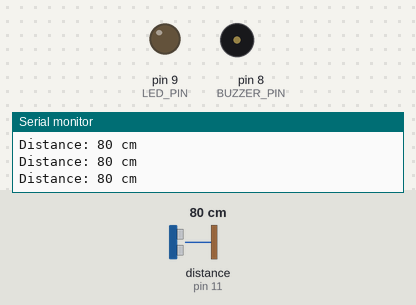
Recording of a sketch running on a simulated Arduino Uno, built with avr-gcc and run on an emulated ATmega328P. Parts: output pins drawn as LEDs (lit = HIGH), buzzer (waves = sounding), the last lines printed to the serial monitor. Wiring (inferred from the names in the program): ultrasonic range finder: trigger pin 12; echo pin 11. The inputs (shaded band) are chosen by the test bench; at power-on: distance to the obstacle (sensor on pin 11) 80 cm. The echo pulse lasts 58.3 µs per cm; pins used as bus, display or sensor lines are not drawn.

Above: at 1.2 s.
1.3 s: distance to the obstacle (sensor on pin 11) set to 2 cm
At 2.4 s:
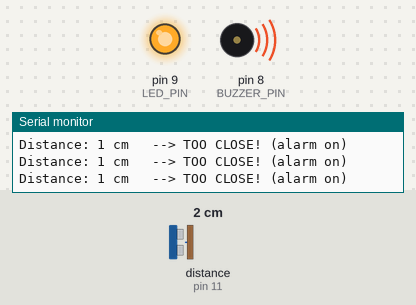
2.8 s: distance to the obstacle (sensor on pin 11) set to 35 cm
At 4.0 s:
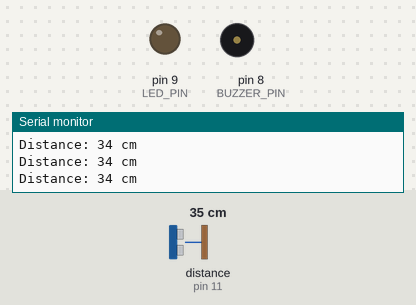
4.3 s: distance to the obstacle (sensor on pin 11) set to 4 cm
At 5.4 s:
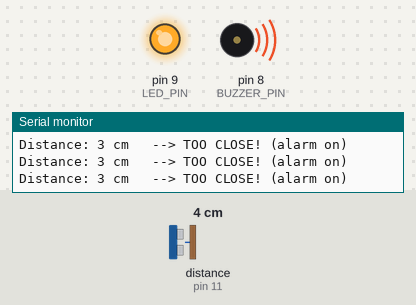
Timing chart, 0 to 7.3 s (numbered marks = the images above; inputs shaded):
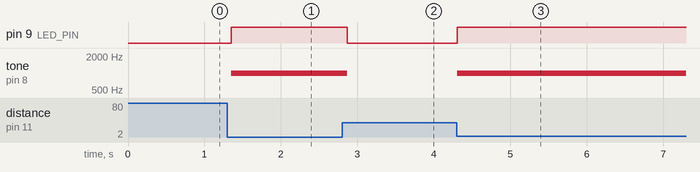

The sketch:

03_distance_full_alarm.ino
```cpp
// ============================================================
// Project 3 - Don't Get Too Close (Proximity Alarm)
// Sketch 03: Full Alarm (light AND sound when something is close)
// ============================================================
//
// WHAT THIS SKETCH DOES:
//   Everything Sketch 02 did (measure distance, light the LED when
//   closer than 20 cm), PLUS: the buzzer now BEEPS at the same time.
//   You have a complete proximity alarm - light and sound together.
//
//   When the object moves away, both the LED and the buzzer turn off.
//
// Open the Serial Monitor at 9600 baud and bring your hand within
// about 20 cm of the sensor. The LED lights and the buzzer beeps.
// ============================================================


// ---- PIN NUMBERS (which Arduino pin each part is wired to) ----
const int TRIG_PIN   = 12;  // sensor: sends the ping out
const int ECHO_PIN   = 11;  // sensor: listens for the echo
const int LED_PIN    = 9;   // the alarm LIGHT, through a 220 ohm resistor
const int BUZZER_PIN = 8;   // the alarm SOUND (piezo buzzer)

// ---- THE THRESHOLD (how close is "too close") ----
const int THRESHOLD_CM = 20;  // closer than this many cm -> full alarm ON

// ---- THE BEEP (how high the buzzer tone is) ----
const int ALARM_TONE = 1000;  // 1000 Hz beep

// ---- COMMUNICATION SPEED (must match the Serial Monitor) ----
const long SERIAL_BAUD = 9600;


// ============================================================
// readDistanceCm() - ping once and return the distance in centimetres.
// Returns 999 when no echo comes back (nothing is close enough).
// ============================================================
long readDistanceCm() {
  digitalWrite(TRIG_PIN, LOW);
  delayMicroseconds(2);
  digitalWrite(TRIG_PIN, HIGH);
  delayMicroseconds(10);
  digitalWrite(TRIG_PIN, LOW);

  long duration = pulseIn(ECHO_PIN, HIGH, 30000UL);

  if (duration == 0) {
    return 999;  // no echo -> nothing close
  }
  return duration / 58;  // microseconds -> centimetres
}


// ============================================================
// setup() runs ONE time when the Arduino powers on or resets.
// ============================================================
void setup() {
  pinMode(TRIG_PIN, OUTPUT);
  pinMode(ECHO_PIN, INPUT);
  pinMode(LED_PIN, OUTPUT);
  pinMode(BUZZER_PIN, OUTPUT);

  digitalWrite(LED_PIN, LOW);  // start with the alarm OFF
  noTone(BUZZER_PIN);          // make sure the buzzer is silent

  Serial.begin(SERIAL_BAUD);
  Serial.println("=================================");
  Serial.println("   DON'T GET TOO CLOSE");
  Serial.println("   Full alarm (light + sound) at 20 cm");
  Serial.println("=================================");
  Serial.println();
}


// ============================================================
// loop() runs OVER AND OVER, forever. Each pass = one check.
// ============================================================
void loop() {
  long distanceCm = readDistanceCm();

  Serial.print("Distance: ");
  Serial.print(distanceCm);
  Serial.print(" cm");

  // ---- THE THRESHOLD CHECK ----
  if (distanceCm < THRESHOLD_CM) {
    digitalWrite(LED_PIN, HIGH);          // too close -> light ON
    tone(BUZZER_PIN, ALARM_TONE);         //          -> buzzer BEEPS
    Serial.println("   --> TOO CLOSE! (alarm on)");
  } else {
    digitalWrite(LED_PIN, LOW);           // far enough -> light OFF
    noTone(BUZZER_PIN);                    //            -> buzzer silent
    Serial.println();
  }

  delay(100);  // small pause between checks
}
```

Measured:
- after the input at 1.3 s, pin 9 (LED_PIN): LOW → HIGH after 0.05 s; tone on pin 8 (BUZZER_PIN): silent → 1000 Hz after 0.05 s
- after the input at 2.8 s, pin 9 (LED_PIN): HIGH → LOW after 0.07 s; tone on pin 8 (BUZZER_PIN): 1000 Hz → silent after 0.07 s
- after the input at 4.3 s, pin 9 (LED_PIN): LOW → HIGH at once; tone on pin 8 (BUZZER_PIN): silent → 1000 Hz at once
